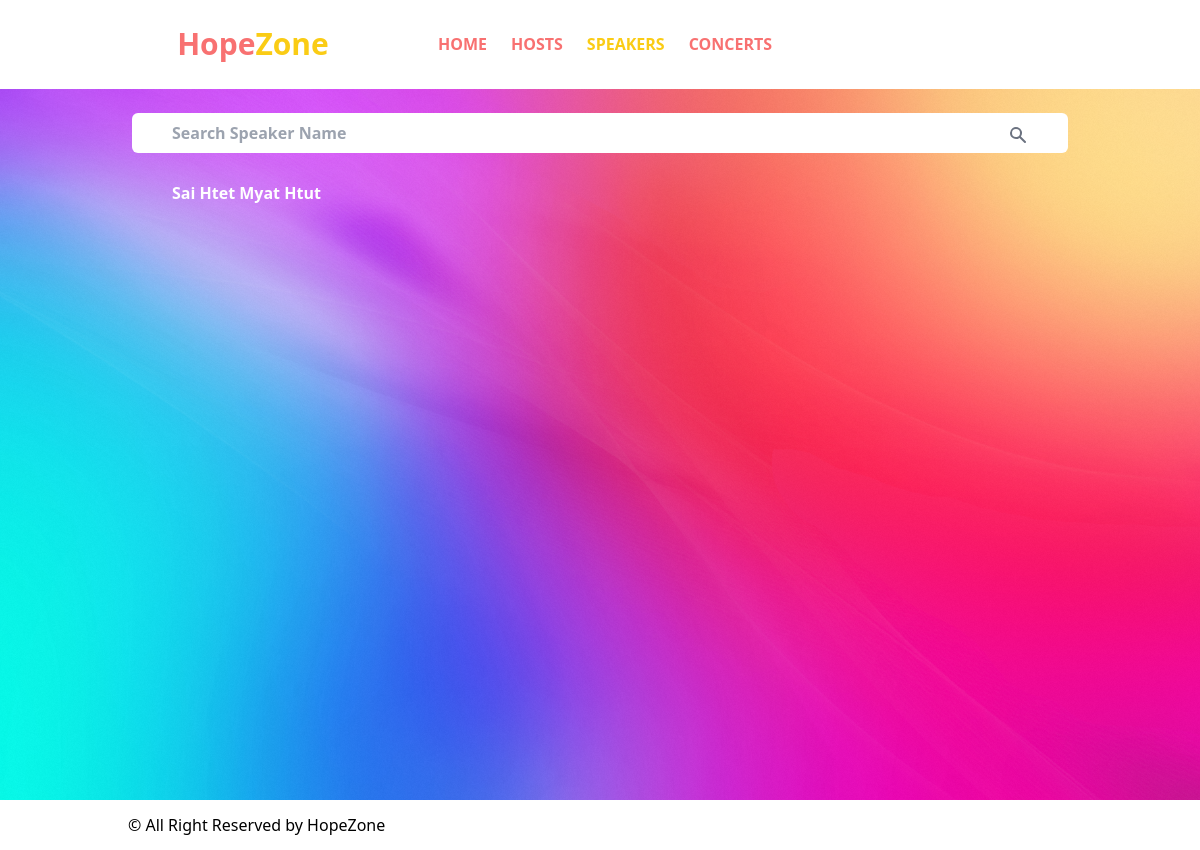
Page /speaker on the earlier database version.
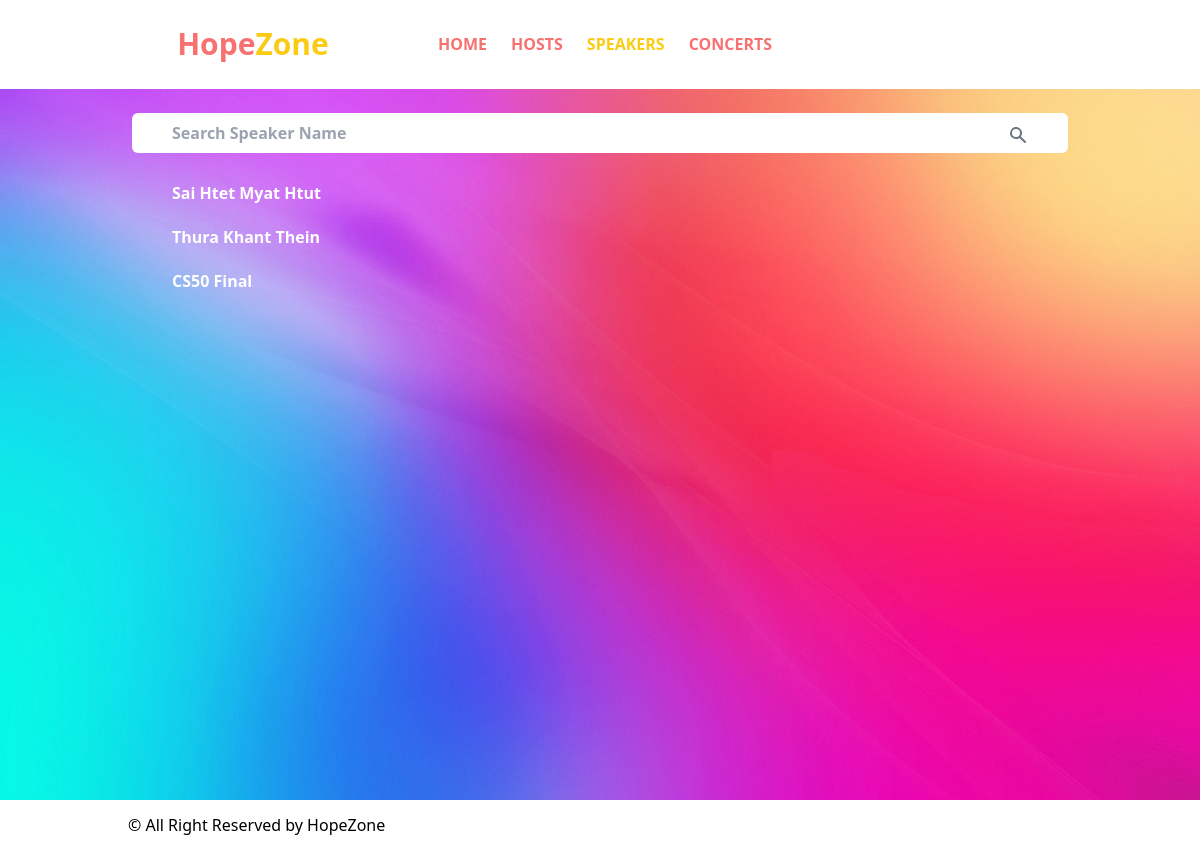
Same page on the later database version.
### model.py (models this page shows, shortened)
class Speaker(db.Model):
    __tablename__ = "Speaker"
    id = db.Column(db.Integer, primary_key=True)
    first_name = db.Column(db.String)
    last_name = db.Column(db.String)
    email = db.Column(db.String)
    password = db.Column(db.String)
    phone = db.Column(db.String(120))
    image_id = db.Column(db.Integer, db.ForeignKey('ImageTable.id'), nullable=True)
    facebook_link = db.Column(db.String(120))
    description = db.Column(db.String(300))
    available = db.Column(db.Boolean)
    concerts = db.relationship('Concert',
      backref=db.backref('Speaker', lazy=True))
    image_table = db.relationship('ImageTable',
      backref=db.backref('Speaker', lazy=True))

### src/speaker_modules.py (the view)
@app_speaker.route("/speaker")
def speaker():
    speaker = Speaker.query.all()
    return render_template('views/speaker.html', data = speaker)

### templates/views/speaker.html
{% extends 'layouts/base.html'%} {% block title %}Hope Zone | Home{% endblock%}
{% from "components/search_bar.html" import searchBar %} {% block body %}
<div
  class="flex flex-row px-32 py-5 h-full"
  x-data="{clickIndex : -1, isClicked:false,speakerName:'', speakerEmail:'',speakerPhone:'',speakerFacebook:''}"
>
  <div class="flex flex-col flex-1">
    {{ searchBar("/speakers/search", "Search Speaker Name") }}
    <div
      class="flex flex-col w-full h-full px-6 pt-2 text-white font-bold space-y-1"
    >
      {% for speaker in data %}
      <a href="/speaker/{{speaker.id}}"
        class="flex flex-row w-full px-5 py-2 rounded-md hover:bg-white hover:bg-opacity-30"
      >
        <p>{{ speaker.first_name + " " + speaker.last_name}}</p>
      </a>
      {% endfor %}
    </div>
  </div>
</div>
{% endblock %}

### templates/layouts/base.html (shortened to what this page needs)
{% from "components/navbar.html" import navbarComponent %} {% from
"components/footer.html" import footerComponent %}
<!DOCTYPE html>
<html lang="en">
  <head>
    <link rel="stylesheet" href="../../static/css/styles.css" />
  </head>
  <body class="font-proxima">
    <section class="flex flex-col w-screen h-screen">
      <div class="h-[100px] w-full bg-white">{{ navbarComponent() }}</div>
      <div class="w-full h-full bg-[url('/static/images/background.png')] bg-cover">
        {% block body %}{%endblock %}
      </div>
    </section>
    <div class="h-[50px] w-full bg-white">{{ footerComponent() }}</div>
  </body>
</html>

### templates/components/search_bar.html
{% macro searchBar(action, placeholder) -%}
<div
  class="relative flex flex-row p-1 items-stretch justify-center h-12 mb-2 w-full"
>
  <form action="{{action}}" method="post" class="w-full h-full">
    <input
      class="flex flex-row justify-between items-center px-10 h-10 w-full bg-white rounded-md font-bold text-gray-500"
      placeholder="{{placeholder}}"
      name="search_keywords"
    />
  </form>
  <span
    class="flex z-10 h-full leading-snug font-normal absolute text-center text-slate-300 bg-transparent rounded text-base items-center justify-center right-11 inset-auto pb-1"
  >
    <svg
      xmlns="http://www.w3.org/2000/svg"
      class="h-5 w-5 fill-gray-500"
      viewBox="0 0 20 20"
      fill="currentColor"
    >
      <path
        fill-rule="evenodd"
        d="M8 4a4 4 0 100 8 4 4 0 000-8zM2 8a6 6 0 1110.89 3.476l4.817 4.817a1 1 0 01-1.414 1.414l-4.816-4.816A6 6 0 012 8z"
        clip-rule="evenodd"
      />
    </svg>
  </span>
</div>
{%- endmacro %}

### templates/components/navbar.html
{% macro navbarComponent() -%} {% set titleStyle = "w-min mx-3
hover:text-red-500 " %}
<div class="flex flex-row px-32 bg-white h-full">
  <div class="w-[250px] h-full items-center justify-center flex">
    <p class="text-red-400 text-3xl font-bold">
      Hope<span class="text-yellow-400">Zone</span>
    </p>
  </div>
  <div class="flex flex-grow h-full justify-center items-center">
    <ul
      class="flex items-center justify-center w-min h-full text-center font-bold text-red-400"
    >
      <li
        class="{{titleStyle}}{%if request.endpoint=='index'%}text-yellow-400{%endif%}"
      >
        <a href="{{ url_for('index') }}">HOME</a>
      </li>
      <li
        class="{{titleStyle}}{%if request.endpoint=='app_host.host'%}text-yellow-400{%endif%}"
      >
        <a href="{{ url_for('app_host.host') }}">HOSTS</a>
      </li>
      <li
        class="{{titleStyle}}{%if request.endpoint=='app_speaker.speaker'%}text-yellow-400{%endif%}"
      >
        <a href="{{ url_for('app_speaker.speaker') }}">SPEAKERS</a>
      </li>
      <li
        class="{{titleStyle}}{%if request.endpoint=='app_concert.concert'%}text-yellow-400{%endif%}"
      >
        <a href="{{ url_for('app_concert.concert') }}">CONCERTS</a>
      </li>
    </ul>
  </div>
  <div class="w-60"></div>
</div>
{%- endmacro %}

### templates/components/footer.html
{% macro footerComponent() -%}
<div class="px-32 flex items-center h-full">
    <p>&#169; All Right Reserved by HopeZone</p>
</div>
{%- endmacro %}

### static/css/styles.css (style rules this page uses)
html { line-height: 1.5; -webkit-text-size-adjust: 100%; -moz-tab-size: 4; -o-tab-size: 4; tab-size: 4; font-family: ui-sans-serif, system-ui, -apple-system, BlinkMacSystemFont, "Segoe UI", Roboto, "Helvetica Neue", Arial, "Noto Sans", sans-serif, "Apple Color Emoji", "Segoe UI Emoji", "Segoe UI Symbol", "Noto Color Emoji"; }
body { margin: 0; line-height: inherit; }
a { color: inherit; text-decoration: inherit; }
button, input, optgroup, select, textarea { font-family: inherit; font-size: 100%; font-weight: inherit; line-height: inherit; color: inherit; margin: 0; padding: 0; }
blockquote, dl, dd, h1, h2, h3, h4, h5, h6, hr, figure, p, pre { margin: 0; }
ol, ul, menu { list-style: none; margin: 0; padding: 0; }
input::placeholder, textarea::placeholder { opacity: 1; color: #9ca3af; }
img, svg, video, canvas, audio, iframe, embed, object { display: block; vertical-align: middle; }
.absolute { position: absolute; }
.relative { position: relative; }
.inset-auto { top: auto; right: auto; bottom: auto; left: auto; }
.right-11 { right: 2.75rem; }
.z-10 { z-index: 10; }
.mx-3 { margin-left: 0.75rem; margin-right: 0.75rem; }
.mb-2 { margin-bottom: 0.5rem; }
.flex { display: flex; }
.h-12 { height: 3rem; }
.h-\[50px\] { height: 50px; }
.h-5 { height: 1.25rem; }
.h-full { height: 100%; }
.h-10 { height: 2.5rem; }
.h-screen { height: 100vh; }
.h-\[100px\] { height: 100px; }
.w-full { width: 100%; }
.w-5 { width: 1.25rem; }
.w-min { width: -webkit-min-content; width: -moz-min-content; width: min-content; }
.w-\[250px\] { width: 250px; }
.w-60 { width: 15rem; }
.w-screen { width: 100vw; }
.flex-1 { flex: 1 1 0%; }
.flex-grow { flex-grow: 1; }
.flex-row { flex-direction: row; }
.flex-col { flex-direction: column; }
.items-center { align-items: center; }
.items-stretch { align-items: stretch; }
.justify-center { justify-content: center; }
.justify-between { justify-content: space-between; }
.space-y-1 > :not([hidden]) ~ :not([hidden]) { --tw-space-y-reverse: 0; margin-top: calc(0.25rem * calc(1 - var(--tw-space-y-reverse))); margin-bottom: calc(0.25rem * var(--tw-space-y-reverse)); }
.rounded-md { border-radius: 0.375rem; }
.rounded { border-radius: 0.25rem; }
.bg-white { --tw-bg-opacity: 1; background-color: rgb(255 255 255 / var(--tw-bg-opacity)); }
.bg-transparent { background-color: transparent; }
.bg-\[url\(\'\/static\/images\/background\.png\'\)\] { background-image: url('/static/images/background.png'); }
.bg-cover { background-size: cover; }
.fill-gray-500 { fill: #6b7280; }
.p-1 { padding: 0.25rem; }
.py-2 { padding-top: 0.5rem; padding-bottom: 0.5rem; }
.px-32 { padding-left: 8rem; padding-right: 8rem; }
.px-10 { padding-left: 2.5rem; padding-right: 2.5rem; }
.px-5 { padding-left: 1.25rem; padding-right: 1.25rem; }
.py-5 { padding-top: 1.25rem; padding-bottom: 1.25rem; }
.px-6 { padding-left: 1.5rem; padding-right: 1.5rem; }
.pb-1 { padding-bottom: 0.25rem; }
.pt-2 { padding-top: 0.5rem; }
.text-center { text-align: center; }
.text-base { font-size: 1rem; line-height: 1.5rem; }
.text-3xl { font-size: 1.875rem; line-height: 2.25rem; }
.font-bold { font-weight: 700; }
.font-normal { font-weight: 400; }
.leading-snug { line-height: 1.375; }
.text-gray-500 { --tw-text-opacity: 1; color: rgb(107 114 128 / var(--tw-text-opacity)); }
.text-red-400 { --tw-text-opacity: 1; color: rgb(248 113 113 / var(--tw-text-opacity)); }
.text-yellow-400 { --tw-text-opacity: 1; color: rgb(250 204 21 / var(--tw-text-opacity)); }
.text-white { --tw-text-opacity: 1; color: rgb(255 255 255 / var(--tw-text-opacity)); }
.text-slate-300 { --tw-text-opacity: 1; color: rgb(203 213 225 / var(--tw-text-opacity)); }

Differences in the rows shown:
added Speaker: first_name+last_name "Thura Khant Thein"
added Speaker: first_name+last_name "CS50 Final"
